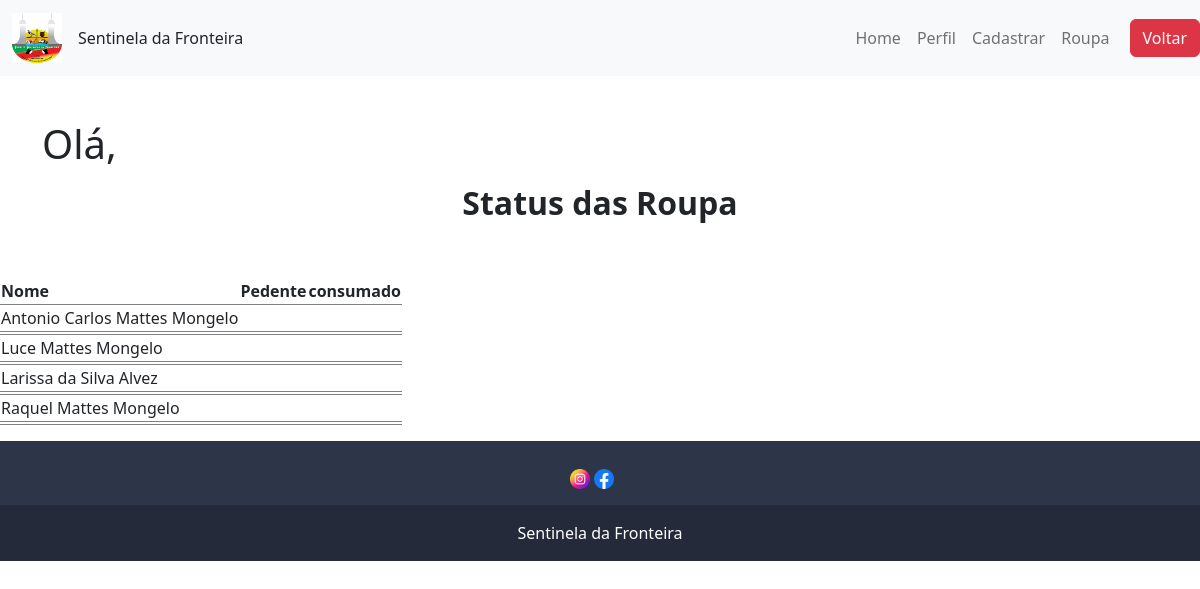
/coordenador/roupa.php, run on an earlier commit of the app's database.
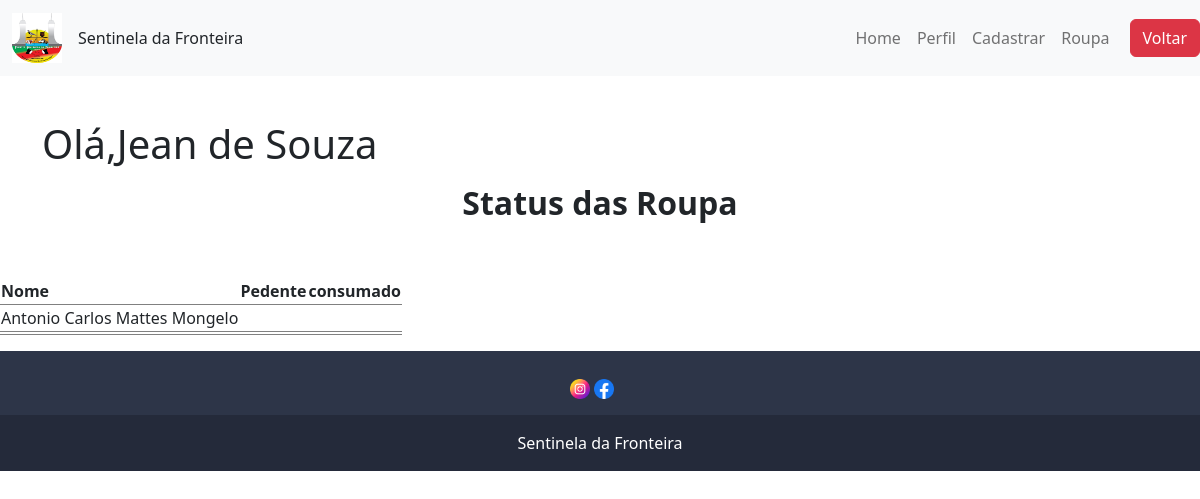
And on a later commit of the database.
### tables this page shows
CREATE TABLE IF NOT EXISTS `usuario` (
  `id_usuario` int NOT NULL AUTO_INCREMENT,
  `nome` varchar(255) DEFAULT NULL,
  `email` varchar(255) DEFAULT NULL,
  `datas` date DEFAULT NULL,
  `CPF` varchar(255) DEFAULT NULL,
  `RG` varchar(255) DEFAULT NULL,
  `senha` varchar(255) DEFAULT NULL,
  `tipo` varchar(255) DEFAULT NULL,
  `telefone` varchar(255) DEFAULT NULL,
  `usuario` varchar(255) DEFAULT NULL,
  `imagem` varchar(255) NOT NULL,
  `genero` varchar(255) NOT NULL,
  `endereco` varchar(255) NOT NULL,
  `responsavel` varchar(255) NOT NULL,
  `data_entrada` date NOT NULL,
  `tele_respon` varchar(255) NOT NULL,
  `idade` varchar(2) NOT NULL,
  PRIMARY KEY (`id_usuario`)
);

CREATE TABLE IF NOT EXISTS `coordenador` (
  `id_coor` int NOT NULL AUTO_INCREMENT,
  `nome` varchar(255) NOT NULL,
  `email` varchar(255) NOT NULL,
  `senha` char(16) NOT NULL,
  `CPF` char(11) NOT NULL,
  `nascimento` date NOT NULL,
  `imagem` varchar(255) NOT NULL,
  `idade` varchar(2) NOT NULL,
  `funcao` varchar(255) NOT NULL,
  `RG` char(10) NOT NULL,
  `telefone` char(11) NOT NULL,
  `data_entrada` date NOT NULL,
  `endereco` varchar(255) NOT NULL,
  `genero` varchar(255) NOT NULL,
  PRIMARY KEY (`id_coor`)
);

### coordenador/roupa.php (the view, shortened to what this page needs)
<!DOCTYPE html>
<html lang="pt-br">
<head>
    <link rel="stylesheet" href="css/dashbord.css">
    <link href="https://cdn.jsdelivr.net/npm/bootstrap@5.2.3/dist/css/bootstrap.min.css" rel="stylesheet"
>
</head>
<body>
    <?php
    include ("conexao.php");
    $sql = "SELECT * FROM coordenador;";
    $resultado = mysqli_query($conexao, $sql);
    $dados = mysqli_fetch_assoc($resultado);
    ?>
    <nav class="navbar navbar-expand-lg navbar-light bg-light fixed-top" style="background-color: ;">
        <div class="container">
            <a class="navbar-brand" >
                <img src="../img/icno.jpg"  class="imgs" height="50px" width="50px"><a href=""></a> Sentinela da Fronteira
            <div class="collapse navbar-collapse" id="navbarResponsive">
                <ul class="navbar-nav ms-auto">
                    <li class="nav-item active">
                        <a class="nav-link" href="dashbord.php">Home</a>
                    </li>
                    <li class="nav-item">
                        <a class="nav-link" href="perfil.php">Perfil</a>
                    </li>
                    <li class="nav-item">
                        <a class="nav-link" href="formcads.php">Cadastrar</a>
                    </li>
                    <li class="nav-item">
                        <a class="nav-link" href="roupa.php">Roupa</a>
                    </li>
                </ul>
            </div>
        </div>
        <?php echo "<a href='dashbord.php' class='btn btn-danger'>Voltar</a>"; ?>
    </nav>
    <section class="py-5">
        <div class="container">
            <br>
            <br>
            <br>
            <h1 class="fw-light">Olá,<?php echo $dados['nome'] ?> </h1>
            <h2><b> Status das Roupa</b></h2>
        </div>
    </section>
    <div class="cardss">
    <?php
include("conexao.php");
$sql = "SELECT * FROM usuario";
$resultado = mysqli_query($conexao,$sql);
echo '<div class="table">
  <table>
    <tr>
      <th scope="col">Nome</th>
      <th scope="col">Pedente</th>
      <th scope="col">consumado</th>
    </tr>';
while ($dados = mysqli_fetch_assoc($resultado)) {
      echo '<tr>';
      echo "<td>" .  $dados['nome']         .  "</td>";
      echo '</tr>';
     echo "<td><a href='formedit.php?" . "&nome=".$dados['nome']."'>";
     echo "<td><a href='exclui.php?" . "&nome=".$dados['nome']."'>";
}
echo '</table>
</div>';
?>
</div>
    <section class="">
        <footer class="text-center text-white" style="background-color: #2d3548;">
            <div class="container p-4 pb-0">
                <section class="">
                    <p class="d-flex justify-content-center align-items-center">
                        <span class="me-3">
                        <a href="https://www.instagram.com/ptgsentinelaoficial/" >
                        <img src="../img/img/instagram.png" height="20px" width="20px"></a>
                        <a href="https://www.facebook.com/pages/Piquete%20Sentinela%20Da%20Fronteira/843171032373964/photos/?locale=pt_BR">
                     <img src="../img/img/facebook.png" height="20px" width="20px"></a>
                        </span>
                    </p>
                </section>
            </div>
            <div class="text-center p-3" style="background-color: rgba(0, 0, 0, 0.2);">
                Sentinela da Fronteira
            </div>
        </footer>
    </section>
</body>
</html>

### coordenador/css/dashbord.css (style rules this page uses)
h2,h3 { text-align: center; }
.imgs { position: relative; }
:root { --background-dark: #2d3548; --text-light: rgba(255,255,255,0.6); --text-lighter: rgba(255,255,255,0.9); --spacing-s: 8px; --spacing-m: 16px; --spacing-l: 24px; --spacing-xl: 32px; --spacing-xxl: 64px; --width-container: 1200px; }

What changed in the data, as far as the page shows it:
removed usuario: nome "Luce Mattes Mongelo"
removed usuario: nome "Larissa da Silva Alvez"
removed usuario: nome "Raquel Mattes Mongelo"
added coordenador: nome "Jean de Souza"
